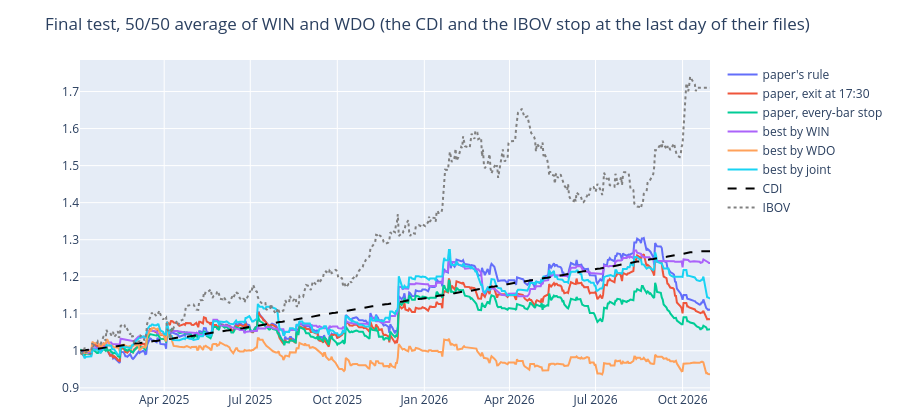

Notebook code for this chart:
### Markdown cell above
## 6. Equity of the 50/50 average

Compounded daily returns from 1 at the start of the final period, against the same money in the CDI and the IBOV.

### Code cell
import plotly.graph_objects as go

fig = go.Figure()
for k in chosen:
    r = daily[k]["50/50"][final_mask]
    fig.add_trace(go.Scatter(x=r.index, y=(1 + r).cumprod(), name=k))
cdi_path = (1 + cdi.reindex(final_days).fillna(0.0) / 100.0).cumprod()
fig.add_trace(go.Scatter(x=cdi_path.index, y=cdi_path / cdi_path.iloc[0], name="CDI", line=dict(color="black", dash="dash")))
bench_ibov = ibov.reindex(final_days).ffill()
fig.add_trace(go.Scatter(x=final_days, y=bench_ibov / bench_ibov.iloc[0], name="IBOV", line=dict(color="grey", dash="dot")))
fig.update_layout(title="Final test, 50/50 average of WIN and WDO (the CDI and the IBOV stop at the last day of their files)", height=420, margin=dict(t=60, b=20))
fig.show()

### Figure 1 — Plotly figure (JSON) as saved in the notebook; plotly's stock layout.template omitted (floating-point values rounded to 4 significant figures; data arrays with more than 128 entries replaced by an {"elided": "..."} marker saying what was removed)
{"data": [{"name": "paper's rule", "type": "scatter", "x": {"elided": "458 str values"}, "y": {"elided": "458 float values"}}, {"name": "paper, exit at 17:30", "type": "scatter", "x": {"elided": "458 str values"}, "y": {"elided": "458 float values"}}, {"name": "paper, every-bar stop", "type": "scatter", "x": {"elided": "458 str values"}, "y": {"elided": "458 float values"}}, {"name": "best by WIN", "type": "scatter", "x": {"elided": "458 str values"}, "y": {"elided": "458 float values"}}, {"name": "best by WDO", "type": "scatter", "x": {"elided": "458 str values"}, "y": {"elided": "458 float values"}}, {"name": "best by joint", "type": "scatter", "x": {"elided": "458 str values"}, "y": {"elided": "458 float values"}}, {"line": {"color": "black", "dash": "dash"}, "name": "CDI", "type": "scatter", "x": {"elided": "458 str values"}, "y": {"elided": "458 float values"}}, {"line": {"color": "grey", "dash": "dot"}, "name": "IBOV", "type": "scatter", "x": {"elided": "458 str values"}, "y": {"elided": "458 float values"}}], "layout": {"height": 420, "margin": {"b": 20, "t": 60}, "title": {"text": "Final test, 50/50 average of WIN and WDO (the CDI and the IBOV stop at the last day of their files)"}}}
